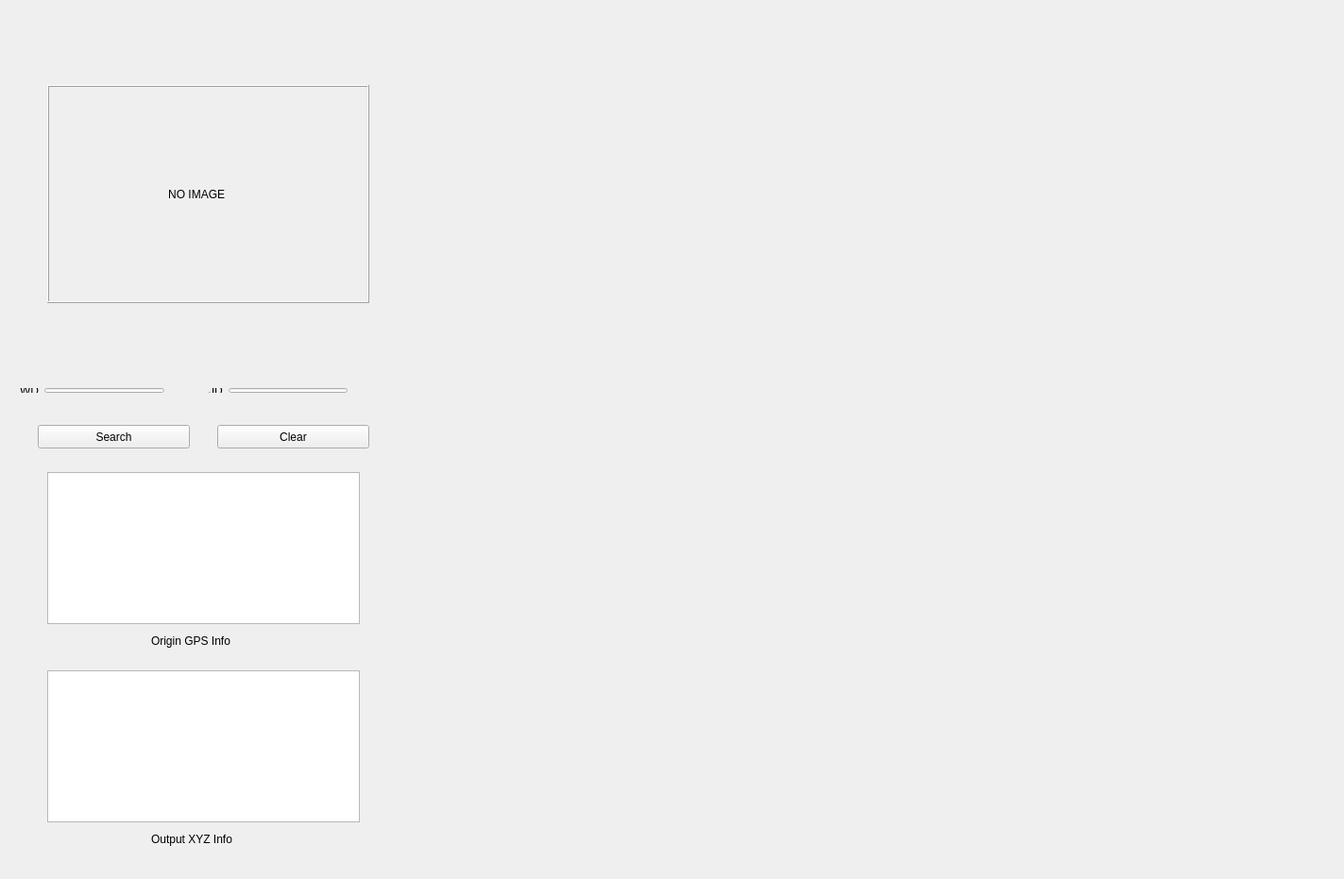
<?xml version="1.0" encoding="UTF-8"?>
<ui version="4.0">
 <class>MainWindow</class>
 <widget class="QMainWindow" name="MainWindow">
  <property name="geometry">
   <rect>
    <x>0</x>
    <y>0</y>
    <width>1423</width>
    <height>931</height>
   </rect>
  </property>
  <property name="windowTitle">
   <string>MainWindow</string>
  </property>
  <widget class="QWidget" name="centralWidget">
   <widget class="QWidget" name="gridLayoutWidget">
    <property name="geometry">
     <rect>
      <x>420</x>
      <y>40</y>
      <width>961</width>
      <height>861</height>
     </rect>
    </property>
    <layout class="QGridLayout" name="gridLayout">
     <property name="sizeConstraint">
      <enum>QLayout::SetNoConstraint</enum>
     </property>
    </layout>
   </widget>
   <widget class="QPushButton" name="pushButton">
    <property name="geometry">
     <rect>
      <x>40</x>
      <y>450</y>
      <width>161</width>
      <height>25</height>
     </rect>
    </property>
    <property name="text">
     <string>Search</string>
    </property>
   </widget>
   <widget class="QPushButton" name="pushButton_2">
    <property name="geometry">
     <rect>
      <x>230</x>
      <y>450</y>
      <width>161</width>
      <height>25</height>
     </rect>
    </property>
    <property name="text">
     <string>Clear</string>
    </property>
   </widget>
   <widget class="QWidget" name="layoutWidget">
    <property name="geometry">
     <rect>
      <x>210</x>
      <y>400</y>
      <width>169</width>
      <height>27</height>
     </rect>
    </property>
    <layout class="QHBoxLayout" name="horizontalLayout">
     <item>
      <widget class="QLabel" name="label">
       <property name="text">
        <string>JD</string>
       </property>
      </widget>
     </item>
     <item>
      <widget class="QLineEdit" name="lineEdit_jd"/>
     </item>
    </layout>
   </widget>
   <widget class="QWidget" name="layoutWidget">
    <property name="geometry">
     <rect>
      <x>10</x>
      <y>400</y>
      <width>175</width>
      <height>27</height>
     </rect>
    </property>
    <layout class="QHBoxLayout" name="horizontalLayout_2">
     <item>
      <widget class="QLabel" name="label_2">
       <property name="text">
        <string>WD</string>
       </property>
      </widget>
     </item>
     <item>
      <widget class="QLineEdit" name="lineEdit_wd"/>
     </item>
    </layout>
   </widget>
   <widget class="QTextBrowser" name="textBrowser_origin">
    <property name="geometry">
     <rect>
      <x>50</x>
      <y>500</y>
      <width>331</width>
      <height>161</height>
     </rect>
    </property>
   </widget>
   <widget class="QTextBrowser" name="textBrowser_xyz">
    <property name="geometry">
     <rect>
      <x>50</x>
      <y>710</y>
      <width>331</width>
      <height>161</height>
     </rect>
    </property>
   </widget>
   <widget class="QLabel" name="label_3">
    <property name="geometry">
     <rect>
      <x>160</x>
      <y>670</y>
      <width>111</width>
      <height>17</height>
     </rect>
    </property>
    <property name="text">
     <string>Origin GPS Info</string>
    </property>
   </widget>
   <widget class="QLabel" name="label_4">
    <property name="geometry">
     <rect>
      <x>160</x>
      <y>880</y>
      <width>121</width>
      <height>17</height>
     </rect>
    </property>
    <property name="text">
     <string>Output XYZ Info</string>
    </property>
   </widget>
   <widget class="QLabel" name="label_image">
    <property name="geometry">
     <rect>
      <x>50</x>
      <y>90</y>
      <width>341</width>
      <height>231</height>
     </rect>
    </property>
    <property name="frameShape">
     <enum>QFrame::Box</enum>
    </property>
    <property name="frameShadow">
     <enum>QFrame::Raised</enum>
    </property>
    <property name="text">
     <string>                                     NO IMAGE</string>
    </property>
   </widget>
  </widget>
 </widget>
 <layoutdefault spacing="6" margin="11"/>
 <resources/>
 <connections/>
</ui>
